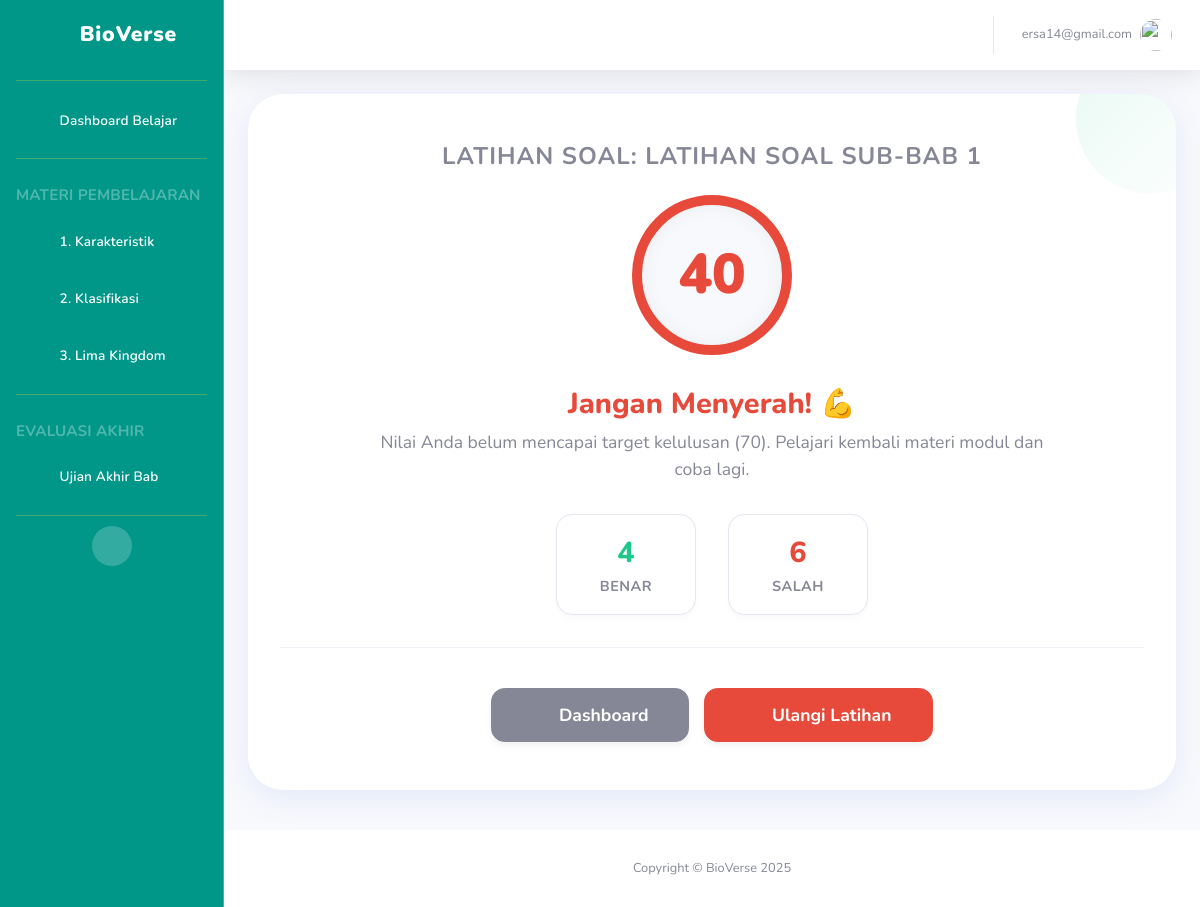
/latihan/hasil/1/ (signed in), run on an earlier commit of the app's database.
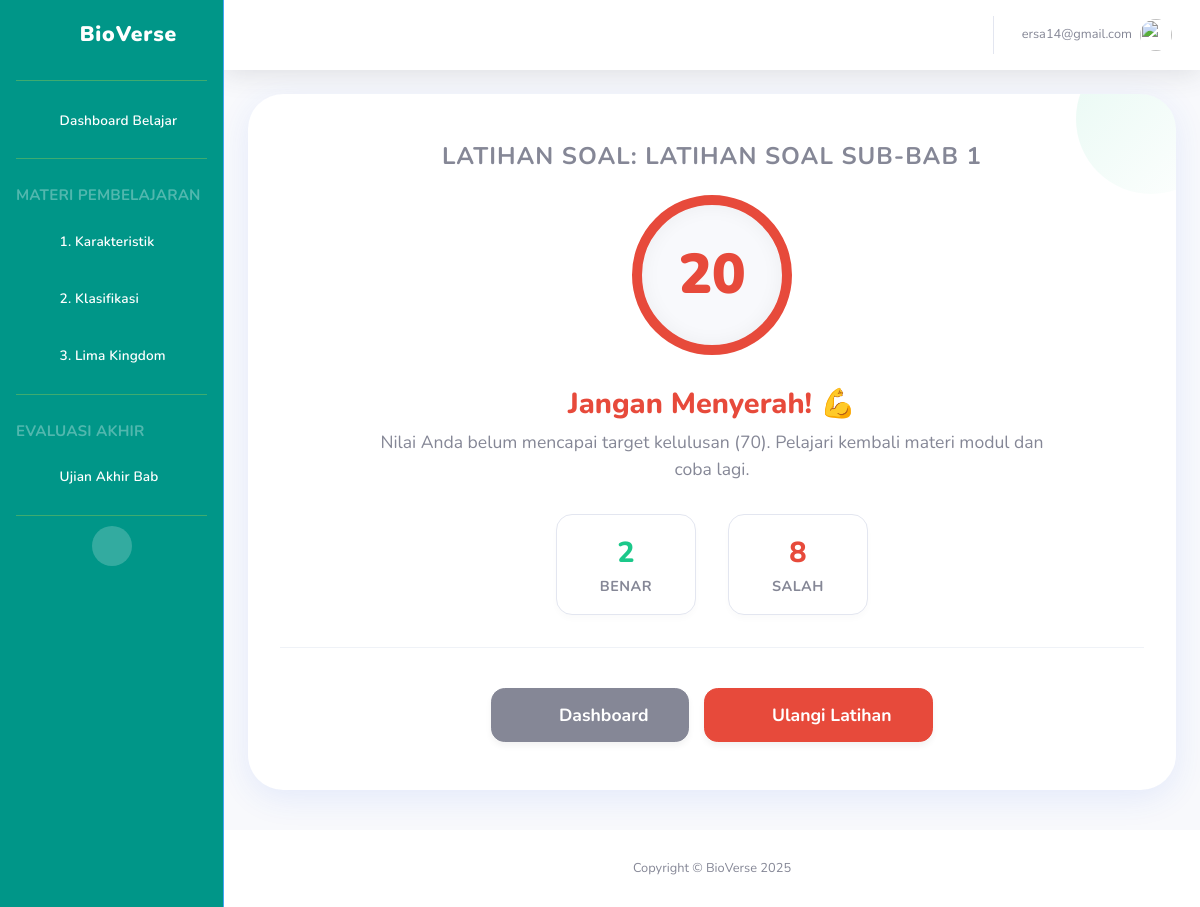
And on a later commit of the database.
### main/models.py (models this page shows)
class HasilLatihan(models.Model):
    siswa = models.ForeignKey(User, on_delete=models.CASCADE)
    latihan = models.ForeignKey(LatihanSoal, on_delete=models.CASCADE)
    skor = models.DecimalField(max_digits=5, decimal_places=2) # Skor 0-100

### main/views.py (the view)
# urls.py: path('latihan/hasil/<int:latihan_id>/', views.hasil_latihan_view, name='hasil_latihan'), # <-- TAMBAHKAN INI
@login_required
def hasil_latihan_view(request, latihan_id):
    latihan = get_object_or_404(LatihanSoal, id=latihan_id)
    hasil = get_object_or_404(HasilLatihan, siswa=request.user, latihan=latihan)
    jawaban_siswa = JawabanSiswa.objects.filter(
        siswa=request.user, pertanyaan__latihan=latihan
    ).select_related("pertanyaan", "pilihan_dipilih")
    total_soal = jawaban_siswa.count()
    jawaban_benar = jawaban_siswa.filter(is_benar=True).count()
    jawaban_salah = total_soal - jawaban_benar
    context = {
        "latihan": latihan,
        "hasil": hasil,
        "jawaban_siswa": jawaban_siswa,
        "jawaban_benar": jawaban_benar, # Kirim ke template
        "jawaban_salah": jawaban_salah  # Kirim ke template
    }
    return render(request, "main/siswa/hasil_latihan.html", context)

### main/templatetags/custom_tags.py (called while the page is built)
@register.simple_tag
def get_latihan_id(subbab_urutan):
    from main.models import LatihanSoal
    try:
        latihan = LatihanSoal.objects.get(subbab__urutan=subbab_urutan)
        return latihan.id
    except LatihanSoal.DoesNotExist:
        return None

@register.simple_tag
def get_pengayaan_id():
    from main.models import SoalPengayaan
    try:
        pengayaan = SoalPengayaan.objects.first()
        if pengayaan:
            return pengayaan.id
        return None
    except SoalPengayaan.DoesNotExist:
        return None

### main/templates/main/siswa/hasil_latihan.html (shortened to what this page needs)
{% extends 'main/base.html' %}
{% load static %}
{% block content %}
    <div class="learning-card">
        <h4 class="text-uppercase text-muted mb-4 font-weight-bold" style="letter-spacing: 1px;">
            Latihan Soal: {{ latihan.judul }}
        </h4>
        <div class="score-circle {% if hasil.skor >= 70 %}pass{% else %}fail{% endif %}">
            <span class="score-value">{{ hasil.skor|floatformat:0 }}</span>
        </div>
        {% if hasil.skor >= 70 %}
            <h2 class="result-title text-success">Luar Biasa! 🎉</h2>
            <p class="result-desc">
                Selamat! Anda telah berhasil menuntaskan latihan ini dengan sangat baik.
            </p>
        {% else %}
            <h2 class="result-title text-danger">Jangan Menyerah! 💪</h2>
            <p class="result-desc">
                Nilai Anda belum mencapai target kelulusan (70). Pelajari kembali materi modul dan coba lagi.
            </p>
        {% endif %}
        <div class="stats-container">
            <div class="stat-box">
                <span class="stat-value text-green">{{ jawaban_benar }}</span>
                <span class="stat-label">Benar</span>
            </div>
            <div class="stat-box">
                <span class="stat-value text-red">{{ jawaban_salah }}</span>
                <span class="stat-label">Salah</span>
            </div>
        </div>
        <div class="action-buttons">
            <a href="{% url 'siswa_dashboard' %}" class="btn btn-secondary btn-custom">
                <i class="fas fa-home mr-2"></i> Dashboard
            </a>
            {% if hasil.skor < 70 %}
            <a href="{% url 'latihan_soal' latihan.id %}" class="btn btn-danger btn-custom">
                <i class="fas fa-redo mr-2"></i> Ulangi Latihan
            </a>
            {% endif %}
        </div>
    </div>
{% endblock %}

What changed in the data, as far as the page shows it:
changed HasilLatihan: skor "40" → "20"
Also different on the page:
{{ jawaban_benar }}: "4" → "2"
{{ jawaban_salah }}: "6" → "8"
